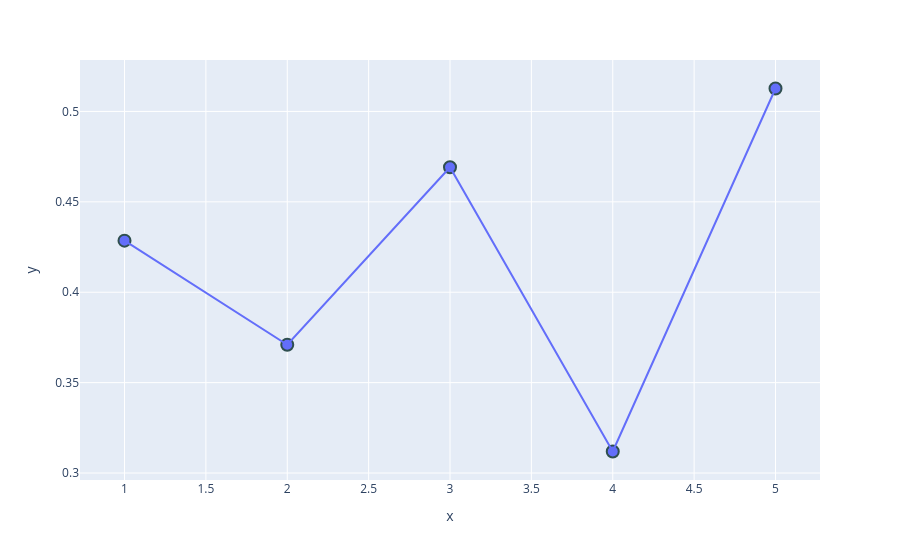

Write notebook code for a chart like this one.
### Code cell
from sklearn.model_selection import cross_val_score
scores = cross_val_score(model, X_scaled, y, cv=5, scoring='r2')
print("Cross-Validation Scores:", scores)
print("Mean CV R^2:", scores.mean())

# Line Plot for Cross-Validation Scores
fig = px.scatter(x=range(1, 6), y=scores)
fig.update_traces(marker=dict(size=12,
                              line=dict(width=2,
                                        color='DarkSlateGrey')),
                  selector=dict(mode='markers'))
fig.add_traces(px.line(x=range(1, 6), y=scores).data)

### Figure 1 — Plotly figure (JSON) as saved in the notebook; plotly's stock layout.template omitted (floating-point values rounded to 4 significant figures)
{"data": [{"hovertemplate": "x=%{x}<br>y=%{y}<extra></extra>", "legendgroup": "", "marker": {"color": "#636efa", "line": {"color": "DarkSlateGrey", "width": 2}, "size": 12, "symbol": "circle"}, "mode": "markers", "name": "", "orientation": "v", "showlegend": false, "type": "scatter", "x": [1, 2, 3, 4, 5], "xaxis": "x", "y": [0.4285, 0.371, 0.4691, 0.3119, 0.5127], "yaxis": "y"}, {"hovertemplate": "x=%{x}<br>y=%{y}<extra></extra>", "legendgroup": "", "line": {"color": "#636efa", "dash": "solid"}, "marker": {"symbol": "circle"}, "mode": "lines", "name": "", "orientation": "v", "showlegend": false, "type": "scatter", "x": [1, 2, 3, 4, 5], "xaxis": "x", "y": [0.4285, 0.371, 0.4691, 0.3119, 0.5127], "yaxis": "y"}], "layout": {"legend": {"tracegroupgap": 0}, "margin": {"t": 60}, "xaxis": {"anchor": "y", "domain": [0, 1], "title": {"text": "x"}}, "yaxis": {"anchor": "x", "domain": [0, 1], "title": {"text": "y"}}}}
